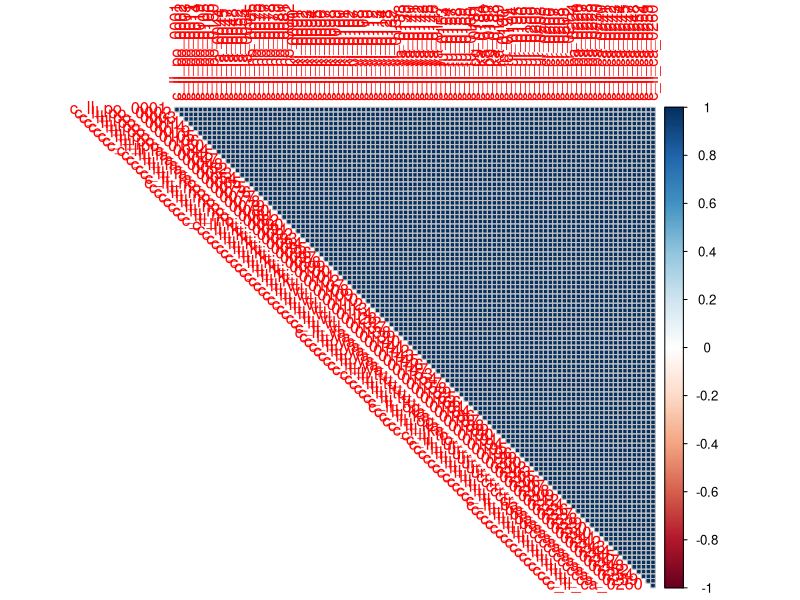
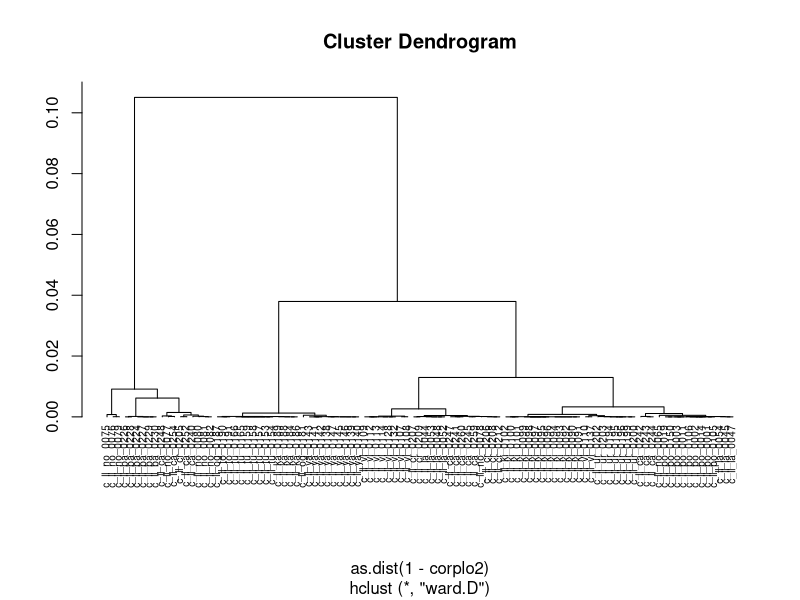
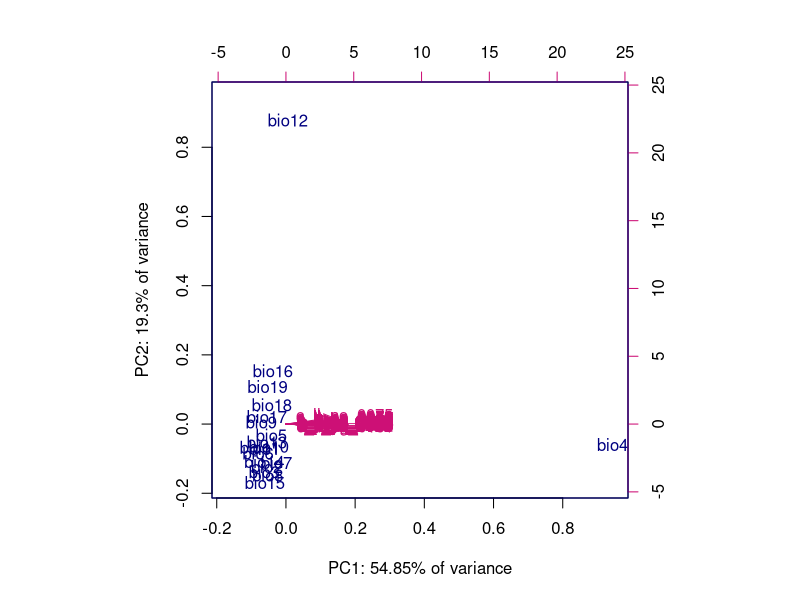
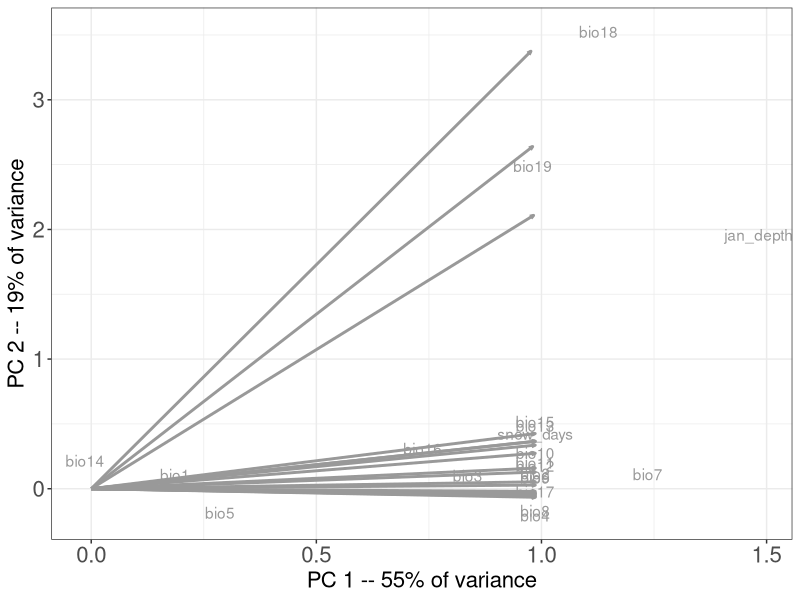

Reproduce these figures in R, in order. (Note: this script raises an error after producing the figures.)
# correlation between variables
library(tidyverse)
library("Hmisc")
library(corrplot)
library(viridis)
varmatrix <- read_tsv("WorldClim_table_persample.tsv") %>% column_to_rownames(., var="sample")
snowdata <- read_tsv("Snow_table_persample.tsv") %>% column_to_rownames(., var="sample")
varmatrix2 <- cbind(varmatrix, snowdata)

varmatrix2 <- t(as.matrix(varmatrix))

corplo1 <- (rcorr(as.matrix(varmatrix2)))
corplo1$P[] < 0.05 & corplo1$r[]>0.3

corplo2 <- cor(x=varmatrix2)
corplo3 <- cor.mtest(varmatrix2, conf.level = 0.95)

corrplot(corplo2, p.mat = corplo3$p, type = "upper", sig.level = 0.5)

clust2 <- hclust(as.dist(1 - corplo2), method = "ward.D")
membs <- cutree(clust2, k=10)
plot(clust2, hang = -1, cex = 0.6, ylab = NULL)


# PCA of variables
varpca <- prcomp(varmatrix2, scale. = TRUE) #SE

summary(varpca)
biplot(varpca, xlab = "PC1: 54.85% of variance", ylab = "PC2: 19.3% of variance", col = c("navy", "deeppink3"), pc.biplot = FALSE)
plotcoords=data.frame(varpca$x)
envloading1=data.frame(varpca$rotation)
envloading <- envloading1*10
PCAvar <- ggplot()+
  geom_segment(aes(x=c(0,0,0,0,0,0,0,0,0,0,0,0,0,0,0,0,0,0,0,0,0) ,y=c(0,0,0,0,0,0,0,0,0,0,0,0,0,0,0,0,0,0,0,0,0), 
                   xend= c(envloading[1,1],envloading[2,1],envloading[3,1],envloading[4,1],envloading[5,1],envloading[6,1],envloading[7,1],envloading[8,1],envloading[9,1],envloading[10,1],envloading[11,1],envloading[12,1],envloading[13,1],envloading[14,1], envloading[15,1],envloading[16,1], envloading[17,1], envloading[18,1], envloading[19,1], envloading[20,1], envloading[21,1]), 
                   yend=c(envloading[1,2],envloading[2,2],envloading[3,2],envloading[4,2],envloading[5,2],envloading[6,2],envloading[7,2],envloading[8,2],envloading[9,2],envloading[10,2],envloading[11,2],envloading[12,2],envloading[13,2],envloading[14,2], envloading[15,2],envloading[16,2], envloading[17,2], envloading[18,2], envloading[19,2], envloading[20,2], envloading[21,2])), 
               color="#999999", arrow=arrow(angle = 20, length = unit(0.1,"cm"), ends = "last", type = "open"), size = 1)+
  scale_color_viridis()+
  #geom_point(aes(x=plotcoords$PC1, y=plotcoords$PC2, color = varmatrix2[,1], label=rownames(varmatrix2)), size = 4)+
  theme_bw()+
  theme(axis.text=element_text(size=16))+
  theme(axis.title.x = element_text( size = 16))+
  theme(axis.title.y = element_text(size = 16))+
  xlab("PC 1 -- 55% of variance")+
  ylab("PC 2 -- 19% of variance")+
  labs(colour = "bio1")+
  annotate("text", 
           x=c(envloading[1,1]-0.8,
               envloading[2,1],
               envloading[3,1]-0.15,
               envloading[4,1],
               envloading[5,1]-0.7,
               envloading[6,1],
               envloading[7,1]+0.25,
               envloading[8,1],
               envloading[9,1],
               envloading[10,1],
               envloading[11,1],
               envloading[12,1],
               envloading[13,1],
               envloading[14,1]-1,
               envloading[15,1],
               envloading[16,1]-0.25,
               envloading[17,1],
               envloading[18,1]+0.15,
               envloading[19,1],
               envloading[20,1]+0.5,
               envloading[21,1]), 
           y=c(envloading[1,2]+0.15,
               envloading[2,2]+0.15,
               envloading[3,2]+0.15,
               envloading[4,2]-0.15,
               envloading[5,2]-0.15,
               envloading[6,2]+0.15,
               envloading[7,2]+0.15,
               envloading[8,2]-0.15,
               envloading[9,2]+0.15,
               envloading[10,2]-0.15,
               envloading[11,2]+0.15,
               envloading[12,2]+0.15,
               envloading[13,2]+0.15,
               envloading[14,2]-0.15,
               envloading[15,2]+0.15,
               envloading[16,2]+0.15,
               envloading[17,2]-0.15,
               envloading[18,2]+0.15,
               envloading[19,2]-0.15,
               envloading[20,2]-0.15,
               envloading[21,2]+0.15), 
           label =  c("bio1","bio2","bio3","bio4","bio5","bio6","bio7","bio8","bio9","bio10","bio11","bio12","bio13","bio14","bio15","bio16","bio17","bio18","bio19","jan_depth","snow_days"), color = "#999999")
PCAvar

# PCA of results
varpca <- prcomp(matrix1, scale. = TRUE) #SE

summary(varpca)
biplot(varpca, xlab = "PC1: 36.84% of variance", ylab = "PC2: 19.46% of variance", col = c("navy", "deeppink3"), pc.biplot = FALSE)
plotcoords=data.frame(varpca$x)
envloading1=data.frame(varpca$rotation)
envloading <- envloading1*10

PCAvar <- ggplot()+
 geom_segment(aes(x=c(0,0,0,0,0,0,0,0,0,0,0,0,0,0,0,0,0,0,0,0,0) ,y=c(0,0,0,0,0,0,0,0,0,0,0,0,0,0,0,0,0,0,0,0,0), 
                  xend= c(envloading[1,1],envloading[2,1],envloading[3,1],envloading[4,1],envloading[5,1],envloading[6,1],envloading[7,1],envloading[8,1],envloading[9,1],envloading[10,1],envloading[11,1],envloading[12,1],envloading[13,1],envloading[14,1], envloading[15,1],envloading[16,1], envloading[17,1], envloading[18,1], envloading[19,1], envloading[20,1], envloading[21,1]), 
                  yend=c(envloading[1,2],envloading[2,2],envloading[3,2],envloading[4,2],envloading[5,2],envloading[6,2],envloading[7,2],envloading[8,2],envloading[9,2],envloading[10,2],envloading[11,2],envloading[12,2],envloading[13,2],envloading[14,2], envloading[15,2],envloading[16,2], envloading[17,2], envloading[18,2], envloading[19,2], envloading[20,2], envloading[21,2])), 
              color="#999999", arrow=arrow(angle = 20, length = unit(0.1,"cm"), ends = "last", type = "open"), size = 1)+
  scale_color_viridis()+
  geom_point(aes(x=plotcoords$PC1, y=plotcoords$PC2, color = matrix1[,1]), size = 4)+
  theme_bw()+
  theme(axis.text=element_text(size=16))+
  theme(axis.title.x = element_text( size = 16))+
  theme(axis.title.y = element_text(size = 16))+
  xlab("PC 1 -- 36.84% of variance")+
  ylab("PC 2 -- 19.46% of variance")+
  labs(colour = "bio1")+
  annotate("text", 
           x=c(envloading[1,1],
               envloading[2,1],
               envloading[3,1],
               envloading[4,1],
               envloading[5,1],
               envloading[6,1],
               envloading[7,1],
               envloading[8,1],
               envloading[9,1],
               envloading[10,1],
               envloading[11,1],
               envloading[12,1],
               envloading[13,1],
               envloading[14,1],
               envloading[15,1],
               envloading[16,1],
               envloading[17,1],
               envloading[18,1],
               envloading[19,1],
               envloading[20,1],
               envloading[21,1]), 
           y=c(envloading[1,2],
               envloading[2,2],
               envloading[3,2],
               envloading[4,2],
               envloading[5,2],
               envloading[6,2],
               envloading[7,2],
               envloading[8,2],
               envloading[9,2],
               envloading[10,2],
               envloading[11,2],
               envloading[12,2],
               envloading[13,2],
               envloading[14,2],
               envloading[15,2],
               envloading[16,2],
               envloading[17,2],
               envloading[18,2],
               envloading[19,2],
               envloading[20,2],
               envloading[21,2]), 
           label =  c("bio1","bio2","bio3","bio4","bio5","bio6","bio7","bio8","bio9","bio10","bio11","bio12","bio13","bio14","bio15","bio16","bio17","bio18","bio19","jan_depth","snow_days"), color = "#999999")
PCAvar
